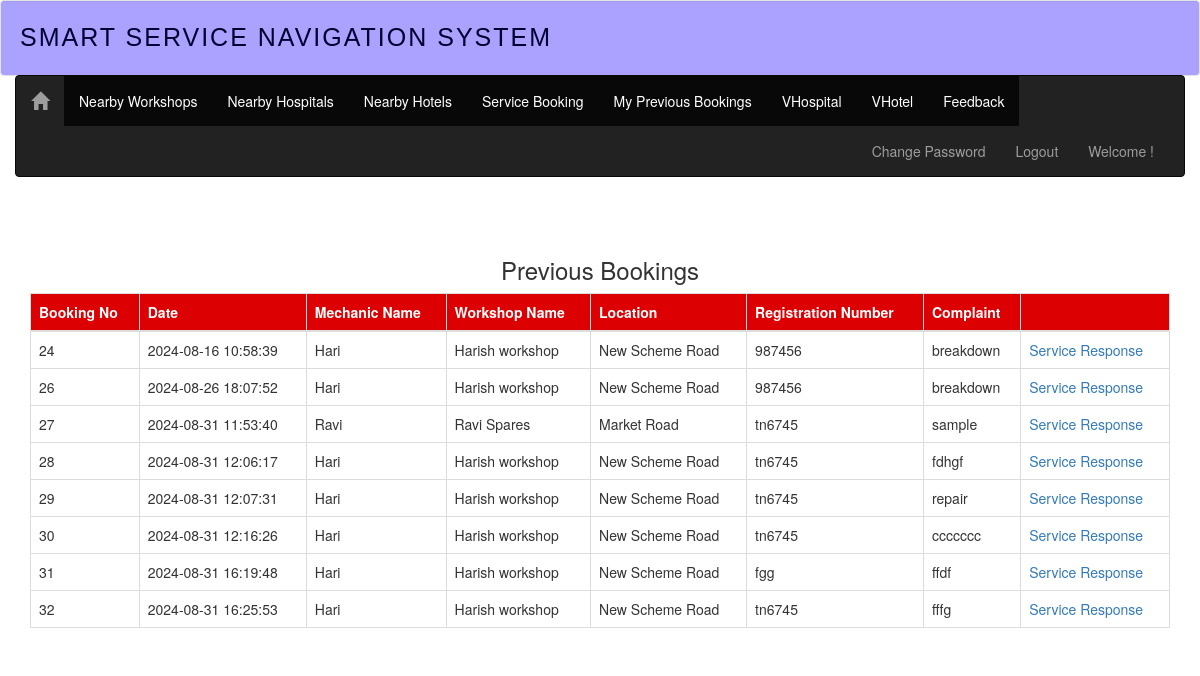
Page /prev_book.php on the committed database.
### tables this page shows
CREATE TABLE IF NOT EXISTS `service_book` (
`bookno` int(11) NOT NULL,
  `bookdate` datetime NOT NULL DEFAULT CURRENT_TIMESTAMP,
  `regno` int(11) NOT NULL,
  `mech_code` varchar(7) NOT NULL,
  `veh_regno` varchar(30) NOT NULL,
  `complaint` varchar(100) NOT NULL,
  `status` varchar(30) NOT NULL DEFAULT 'Booked'
);

CREATE TABLE IF NOT EXISTS `mechanic` (
`mech_id` int(11) NOT NULL,
  `mech_code` varchar(100) NOT NULL,
  `acode` varchar(100) NOT NULL,
  `mech_name` varchar(100) NOT NULL,
  `wrk_name` varchar(100) NOT NULL,
  `addr` varchar(100) NOT NULL,
  `City` varchar(100) NOT NULL,
  `land` varchar(100) NOT NULL,
  `contact` varchar(100) NOT NULL,
  `email` varchar(100) NOT NULL
);

CREATE TABLE IF NOT EXISTS `area` (
`areaid` int(11) NOT NULL,
  `acode` varchar(7) NOT NULL,
  `aname` varchar(50) NOT NULL
);

### prev_book.php (the view, shortened to what this page needs)
<?php require_once('Connections/breakcon.php');
session_start();?>
<?php
$query_rs_prev = "SELECT * FROM service_book,mechanic,area WHERE service_book.mech_code=mechanic.mech_code and mechanic.acode=area.acode";
$rs_prev = mysql_query($query_rs_prev, $breakcon) or die(mysql_error());
$row_rs_prev = mysql_fetch_assoc($rs_prev);
?>
<!DOCTYPE html>
<html lang="en">
  <head>
	<link href="css/bootstrap.css" rel="stylesheet">
  </head>
<body>
<?php include 'header.php' ?>
<br>
<br>
<div class="container">
  <form name="frmloc" id="frmloc">
   <div class="col-md-12"><h3 align="center"> Previous Bookings</h3></div>
    <div class="row">
    <div class="col-md-12">
      <table class="table table-bordered table-hover">
       <thead>
          <tr style="background-color:#DC0002;color:#FFFFFF">
            <th>Booking No</th>
            <th>Date</th>
            <th>Mechanic Name</th>
            <th>Workshop Name</th>
            <th>Location</th>
            <th>Registration Number</th>
            <th>Complaint</th>
           <th>&nbsp;</th>
          </tr>
        </thead>
        <tbody>
         <?php do { ?>
          <tr>
            <td><?php echo $row_rs_prev['bookno']; ?></td>
            <td><?php echo $row_rs_prev['bookdate']; ?></td>
            <td><?php echo $row_rs_prev['mech_name']; ?></td>
            <td><?php echo $row_rs_prev['wrk_name']; ?></td>
            <td><?php echo $row_rs_prev['aname']; ?></td>
            <td><?php echo $row_rs_prev['veh_regno']; ?></td>
            <td><?php echo $row_rs_prev['complaint'];?></td>
           <td><a href="response_list.php?bno=<?php echo $row_rs_prev['bookno']; ?>">Service Response
           </a></td>
          </tr>
          <?php } while ($row_rs_prev = mysql_fetch_assoc($rs_prev)); ?>
        </tbody>
      </table>
    </div>
    </div>
 </div>
</body>
</html>

### rows in the picture
service_book: bookno "24", bookdate "2024-08-16 10:58:39", mechanic.mech_name "Hari", mechanic.wrk_name "Harish workshop", area.aname "New Scheme Road", veh_regno "987456", complaint "breakdown"
service_book: bookno "26", bookdate "2024-08-26 18:07:52", mechanic.mech_name "Hari", mechanic.wrk_name "Harish workshop", area.aname "New Scheme Road", veh_regno "987456", complaint "breakdown"
service_book: bookno "27", bookdate "2024-08-31 11:53:40", mechanic.mech_name "Ravi", mechanic.wrk_name "Ravi Spares", area.aname "Market Road", veh_regno "tn6745", complaint "sample"
service_book: bookno "28", bookdate "2024-08-31 12:06:17", mechanic.mech_name "Hari", mechanic.wrk_name "Harish workshop", area.aname "New Scheme Road", veh_regno "tn6745", complaint "fdhgf"
service_book: bookno "29", bookdate "2024-08-31 12:07:31", mechanic.mech_name "Hari", mechanic.wrk_name "Harish workshop", area.aname "New Scheme Road", veh_regno "tn6745", complaint "repair"
service_book: bookno "30", bookdate "2024-08-31 12:16:26", mechanic.mech_name "Hari", mechanic.wrk_name "Harish workshop", area.aname "New Scheme Road", veh_regno "tn6745", complaint "ccccccc"
service_book: bookno "31", bookdate "2024-08-31 16:19:48", mechanic.mech_name "Hari", mechanic.wrk_name "Harish workshop", area.aname "New Scheme Road", veh_regno "fgg", complaint "ffdf"
service_book: bookno "32", bookdate "2024-08-31 16:25:53", mechanic.mech_name "Hari", mechanic.wrk_name "Harish workshop", area.aname "New Scheme Road", veh_regno "tn6745", complaint "fffg"
